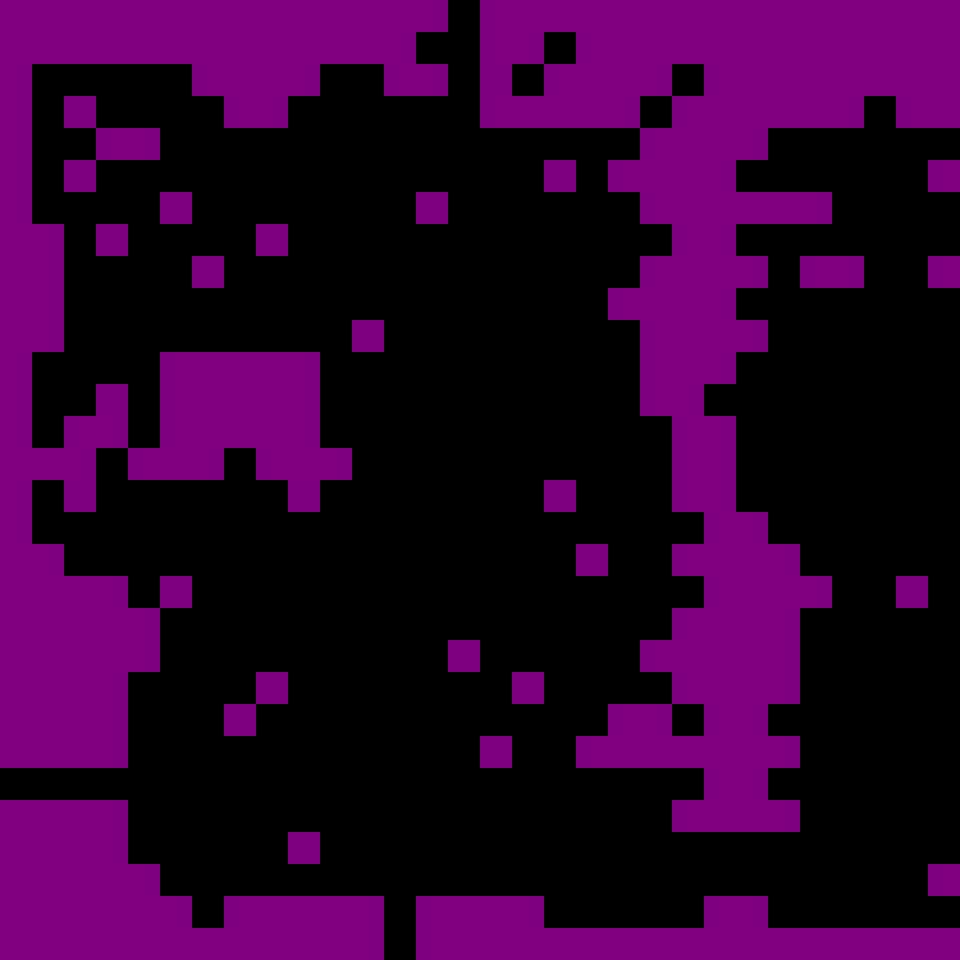

This game map was drawn from its Tiled (.tmx) file and the tilesets committed beside it. A one-line description and the trimmed map source follow:
An orthogonal 30x30 tile map with 32x32 px tiles, 1 tile layer (walkable), 4 hidden layers not drawn, 15 tilesets and 9 objects (4x mapchange, 3x sign, 2x spawn).

<map version="1.0" orientation="orthogonal" width="30" height="30" tilewidth="32" tileheight="32">
 <tileset firstgid="1" name="tiles_1_1" tilewidth="32" tileheight="32">
  <image source="../drawable/map_tiles_1_1.png" />
 </tileset>
 <tileset firstgid="129" name="tiles_1_2" tilewidth="32" tileheight="32">
  <image source="../drawable/map_tiles_1_2.png" />
 </tileset>
 <tileset firstgid="257" name="tiles_1_3" tilewidth="32" tileheight="32">
  <image source="../drawable/map_tiles_1_3.png" />
 </tileset>
 <tileset firstgid="385" name="tiles_2_1" tilewidth="32" tileheight="32">
  <image source="../drawable/map_tiles_2_1.png" />
 </tileset>
 <tileset firstgid="513" name="tiles_2_2" tilewidth="32" tileheight="32">
  <image source="../drawable/map_tiles_2_2.png" />
 </tileset>
 <tileset firstgid="641" name="tiles_2_3" tilewidth="32" tileheight="32">
  <image source="../drawable/map_tiles_2_3.png" />
 </tileset>
 <tileset firstgid="769" name="tiles_1_4" tilewidth="32" tileheight="32">
  <image source="../drawable/map_tiles_1_4.png" />
 </tileset>
 <tileset firstgid="897" name="tiles_1_5" tilewidth="32" tileheight="32">
  <image source="../drawable/map_tiles_1_5.png" />
 </tileset>
 <tileset firstgid="1025" name="tiles_1_6" tilewidth="32" tileheight="32">
  <image source="../drawable/map_tiles_1_6.png" />
 </tileset>
 <tileset firstgid="1153" name="tiles_1_7" tilewidth="32" tileheight="32">
  <image source="../drawable/map_tiles_1_7.png" />
 </tileset>
 <tileset firstgid="1281" name="tiles_2_1" tilewidth="32" tileheight="32">
  <image source="../drawable/map_tiles_1_8.png" />
 </tileset>
 <tileset firstgid="1393" name="tiles_2_5" tilewidth="32" tileheight="32">
  <image source="../drawable/map_tiles_2_5.png" />
 </tileset>
 <tileset firstgid="1521" name="tiles_2_6" tilewidth="32" tileheight="32">
  <image source="../drawable/map_tiles_2_6.png" />
 </tileset>
 <tileset firstgid="1649" name="tiles_2_7" tilewidth="32" tileheight="32">
  <image source="../drawable/map_tiles_2_7.png" />
 </tileset>
 <tileset firstgid="1777" name="tiles_2_8" tilewidth="32" tileheight="32">
  <image source="../drawable/map_tiles_2_8.png" />
 </tileset>
 <layer name="Ground" width="30" height="30" visible="0">
  <data>[900 cells, 900 non-empty, 9 distinct tile ids]</data>
 </layer>
 <layer name="Objects nonwalk" width="30" height="30" visible="0">
  <data>[900 cells, 329 non-empty, 67 distinct tile ids]</data>
 </layer>
 <layer name="Objects walk" width="30" height="30" visible="0">
  <data>[900 cells, 126 non-empty, 24 distinct tile ids]</data>
 </layer>
 <layer name="Above" width="30" height="30" visible="0">
  <data>[900 cells, 67 non-empty, 22 distinct tile ids]</data>
 </layer>
 <layer name="walkable" width="30" height="30">
  <data>[900 cells, 329 non-empty, 1 distinct tile ids]</data>
 </layer>
 <objectgroup name="mapevents" width="30" height="30" visible="0">
  <object name="cave_entrance" type="mapchange" x="864" y="96" width="32" height="32">
   <properties>
    <property name="map" value="dungeon" />
    <property name="place" value="entrance" />
   </properties>
  </object>
  <object name="west" type="mapchange" x="0" y="768" width="32" height="32">
   <properties>
    <property name="map" value="startmap" />
    <property name="place" value="east" />
   </properties>
  </object>
  <object name="north" type="mapchange" x="448" y="0" width="32" height="32">
   <properties>
    <property name="map" value="startmap" />
    <property name="place" value="south" />
   </properties>
  </object>
  <object name="south" type="mapchange" x="384" y="928" width="32" height="32">
   <properties>
    <property name="map" value="startmap" />
    <property name="place" value="north" />
   </properties>
  </object>
  <object name="Sign2" type="sign" x="224" y="448" width="32" height="32">
   <properties>
    <property name="Text" value="Map not implemented yet." />
    <property name="Title" value="Not implemented" />
   </properties>
  </object>
  <object name="Do not enter" type="sign" x="832" y="128" width="32" height="32">
   <properties>
    <property name="Text" value="Do not enter!" />
    <property name="Title" value="Sign" />
   </properties>
  </object>
  <object name="Warning" type="sign" x="832" y="832" width="32" height="32">
   <properties>
    <property name="Text" value="Do not proceed north!" />
    <property name="Title" value="Warning sign" />
   </properties>
  </object>
 </objectgroup>
 <objectgroup name="spawn" width="30" height="30" visible="0">
  <object name="wildlife" type="spawn" x="32" y="64" width="672" height="864">
   <properties>
    <property name="quantity" value="2" />
    <property name="type" value="animal" />
   </properties>
  </object>
  <object name="spawn2" type="spawn" x="736" y="128" width="224" height="224">
   <properties>
    <property name="quantity" value="1" />
    <property name="type" value="insect" />
   </properties>
  </object>
 </objectgroup>
</map>
